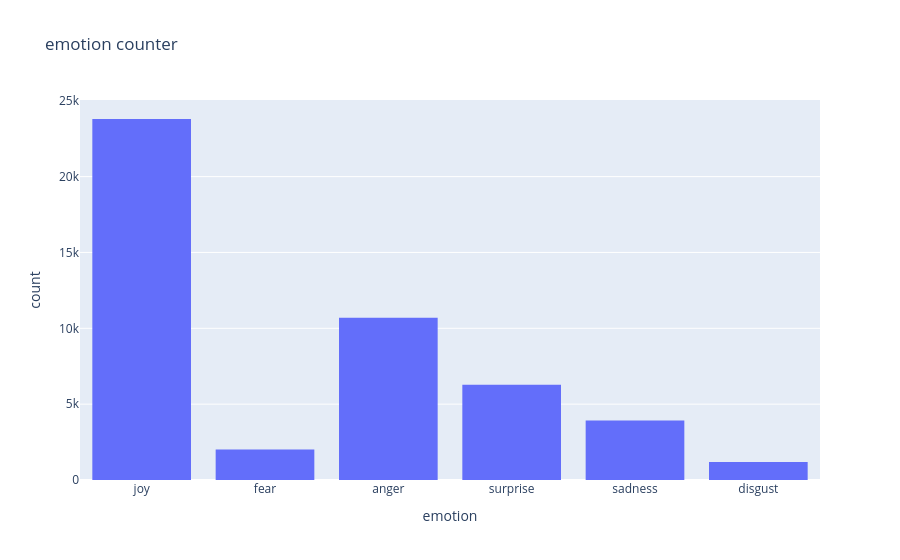

The notebook cell this image was saved under:
### Code cell
px.histogram(train_df, x='emotion',title="emotion counter")

### Figure 1 — Plotly figure (JSON) as saved in the notebook; plotly's stock layout.template omitted (floating-point values rounded to 4 significant figures; data arrays with more than 128 entries replaced by an {"elided": "..."} marker saying what was removed)
{"data": [{"bingroup": "x", "hovertemplate": "emotion=%{x}<br>count=%{y}<extra></extra>", "legendgroup": "", "marker": {"color": "#636efa", "pattern": {"shape": ""}}, "name": "", "orientation": "v", "showlegend": false, "type": "histogram", "x": {"elided": "47890 str values"}, "xaxis": "x", "yaxis": "y"}], "layout": {"barmode": "relative", "legend": {"tracegroupgap": 0}, "title": {"text": "emotion counter"}, "xaxis": {"anchor": "y", "domain": [0, 1], "title": {"text": "emotion"}}, "yaxis": {"anchor": "x", "domain": [0, 1], "title": {"text": "count"}}}}
